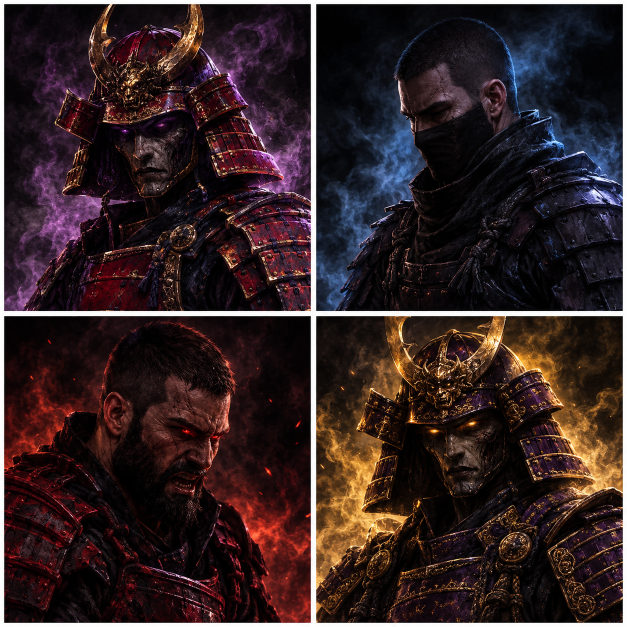
#> input picture tools/texgen/atlas_src/portraits_enemies.png, 1254 x 1254 px (shown at 1/2 size)
$ python portraits.py
#> lines starting #> are read from the running program, lines starting #| are printed output that depends on the picture; after the words box and inside, x2 and y2 are one past the last pixel; in counts of white or black regions, pixels touching at a corner belong together
"""Портреты врагов (2×2 из ChatGPT) → круглые 256×256 с кольцом-оправой, как у прежних (кольцо снято с portrait_undead).
usage: cd tools/texgen && python3 portraits.py"""
import numpy as np
from PIL import Image
U = '../../Assets/_Project/Resources/UI/'
src = Image.open('atlas_src/portraits_enemies.png').convert('RGB')
#> src is the input picture: PIL image 1254x1254 RGB; mean R, G, B 51, 34.8, 35.9
a = np.asarray(src).astype(int); W = a.shape[1]
#> after `W = a.shape[1]`: W = 1254
white = a.min(2) > 235
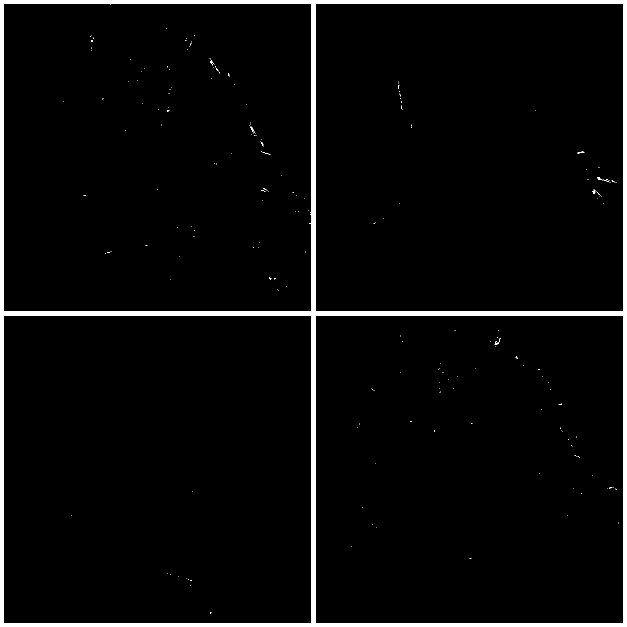
#> white: shape (1254, 1254) bool (shown at 1/2 size); 4.1% white; 202 white regions (196 under 20 px), largest, box (x1, y1, x2, y2) and area: (0, 0, 1254, 1254) 64393, (989, 676, 1001, 690) 36, (500, 253, 511, 267) 32, (1184, 379, 1193, 388) 29, (420, 120, 428, 128) 25, (1155, 302, 1169, 308) 24
def runs(v):
    r = []; s = None
    for i, x in enumerate(v > 0.97):
        if x and s is None: s = i
        if not x and s is not None: r.append((s, i - 1)); s = None
#> this loop made 1254 passes
#> x on passes 1 to 12: True, True, True, True, True, True, True, True, False, False, False, False
#> after the loop, r = [(0, 7), (622, 631)]; s = 1246
    if s is not None: r.append((s, len(v) - 1))
    return r
cs = runs(white.mean(0)); rs = runs(white.mean(1))
#> after `cs = runs(white.mean(0))`: cs = [(0, 7), (622, 631), (1246, 1253)]
#> the loop in runs (call 2), `for i, x in enumerate(v > 0.97):` made 1254 passes
#> after `rs = runs(white.mean(1))`: rs = [(0, 7), (623, 631), (1246, 1253)]
def spans(rr, n):
#> called with n = 1254
    inner = [x for x in rr if 5 < x[0] < n - 5]
#> inner = [(622, 631), (1246, 1253)]
    g = inner[0]; return [(0, g[0]), (g[1] + 1, n)]
#> after `g = inner[0]`: g = (622, 631)
xs, ys = spans(cs, W), spans(rs, a.shape[0])
#> xs = [(0, 622), (632, 1254)]; ys = [(0, 623), (632, 1254)]
# центр (доли ячейки) и размер квадрата — лицо в середине круга
crops = {'portrait_fallen': (0, 0, 0.48, 0.44, 0.9), 'portrait_shadow': (1, 0, 0.6, 0.42, 0.78),
         'portrait_oni': (0, 1, 0.53, 0.45, 0.84), 'portrait_shogun': (1, 1, 0.5, 0.46, 0.9)}
N = 256
#> (the run stopped early here; a loop or call above may not have finished)
